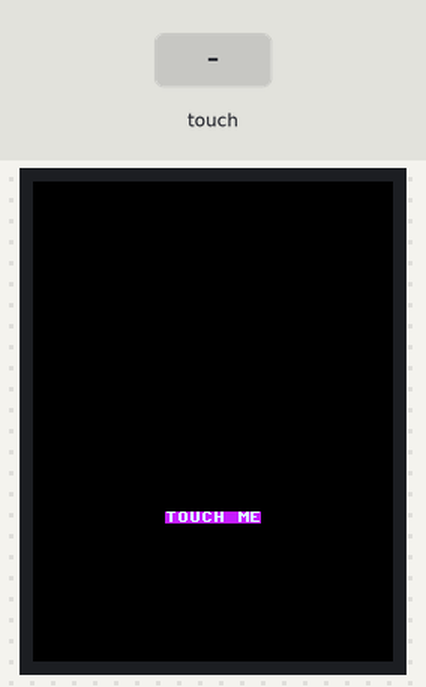
A program run on a simulated ESP32 board running MicroPython. On the bench: 240×320 colour display. Inputs (shaded band) come from the test bench. Library files of the repository ran but are not shown: ili9341.py, ft6206.py.

Above: at 2.8 s.
2.9 s: touch panel pressed at 13 % / 10 % of its raw x / y range
4.4 s: touch panel pressed at 38 % / 10 % of its raw x / y range
At 5.1 s:
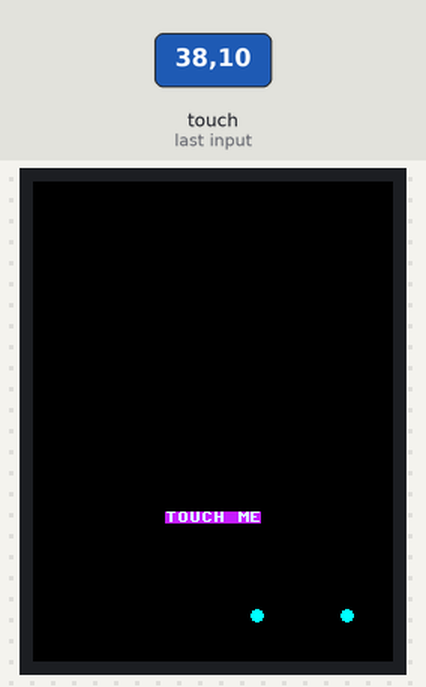
Timing chart, 0 to 7.4 s (numbered marks = the images above; inputs shaded):
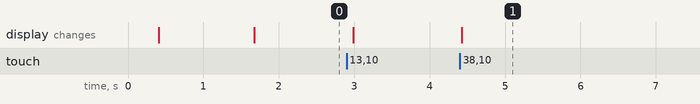

The program:

main.py
```python
from machine import Pin, SPI, SoftI2C
from ili9341 import Display, color565
from ft6206 import Touch
from time import sleep

CYAN = color565(0, 255, 255)
PURPLE = color565(255, 0, 255)
WHITE = color565(255, 255, 255)

ROTATION = 180

spi = SPI(1, baudrate=1000000, sck=Pin(18), mosi=Pin(23), miso=Pin(19))
display = Display(spi, cs=Pin(5), dc=Pin(2), rst=Pin(4), rotation=ROTATION)
i2c = SoftI2C(scl=Pin(22), sda=Pin(21))
touch = Touch(i2c, display)

display.draw_text8x8(display.width // 2 - 32,
  display.height - 100,
  "TOUCH ME",
  WHITE,
  background=PURPLE
)

try:
  while True:
    for point in touch.position:
      display.fill_circle(*point, 4, CYAN)
    sleep(0.1)
except KeyboardInterrupt:
    print("\nCtrl-C pressed.  Cleaning up and exiting...")
finally:
    display.cleanup()
```

Measured:
- after the input at 4.4 s, the display: changes at once (image 1)
